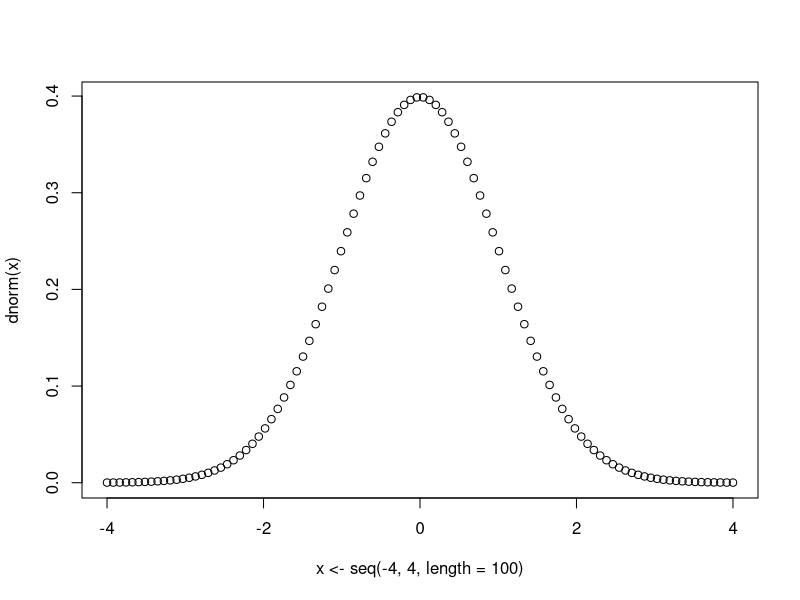
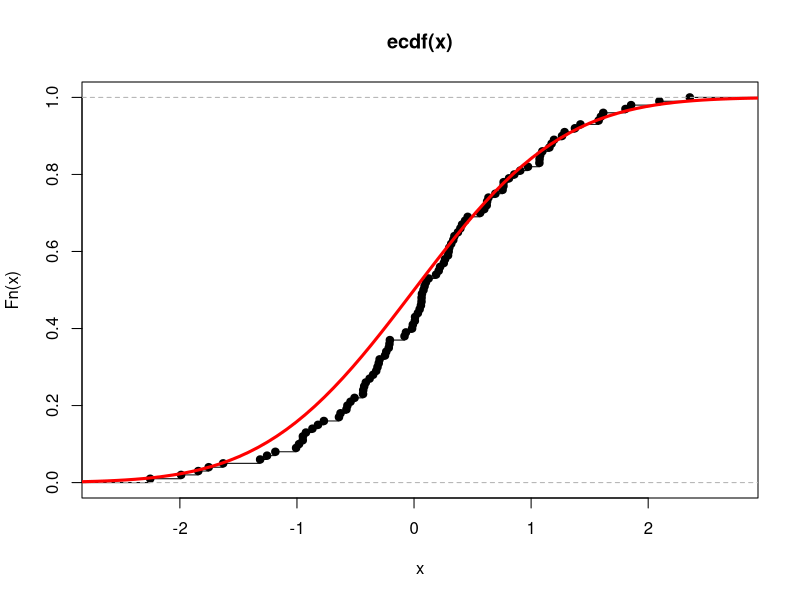
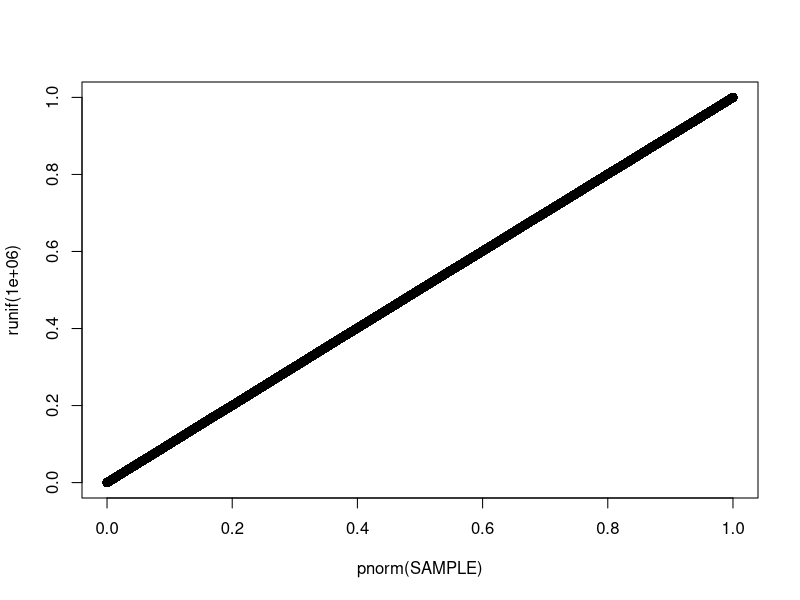
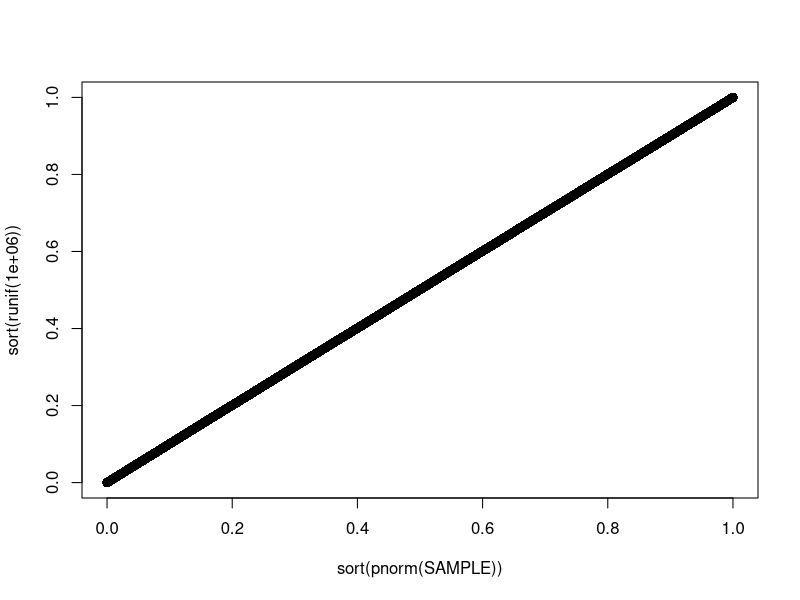

Generate these figures, in order, with R: (Note: this script raises an error after producing the figures.)
plot(x<-seq(-4,4,length=100), dnorm(x))
SAMPLE = rnorm(1e6)
plot.ecdf(rnorm(100))
lines(x, pnorm(x),col="red", lwd=3)
qqplot(pnorm(SAMPLE), runif(1e6))
plot(sort(pnorm(SAMPLE)), sort(runif(1e6)))

diagonal(col="black")
